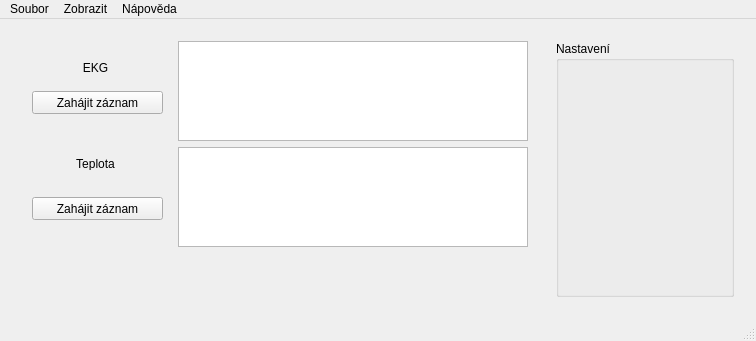
<?xml version="1.0" encoding="UTF-8"?>
<ui version="4.0">
 <class>MainWindow</class>
 <widget class="QMainWindow" name="MainWindow">
  <property name="geometry">
   <rect>
    <x>0</x>
    <y>0</y>
    <width>756</width>
    <height>341</height>
   </rect>
  </property>
  <property name="windowTitle">
   <string>E-health</string>
  </property>
  <widget class="QWidget" name="centralWidget">
   <layout class="QHBoxLayout" name="horizontalLayout">
    <item alignment="Qt::AlignTop">
     <widget class="QScrollArea" name="scrollArea">
      <property name="enabled">
       <bool>true</bool>
      </property>
      <property name="frameShape">
       <enum>QFrame::NoFrame</enum>
      </property>
      <property name="frameShadow">
       <enum>QFrame::Sunken</enum>
      </property>
      <property name="lineWidth">
       <number>1</number>
      </property>
      <property name="widgetResizable">
       <bool>true</bool>
      </property>
      <widget class="QWidget" name="scrollAreaWidgetContents_2">
       <property name="enabled">
        <bool>true</bool>
       </property>
       <property name="geometry">
        <rect>
         <x>0</x>
         <y>0</y>
         <width>532</width>
         <height>224</height>
        </rect>
       </property>
       <property name="sizePolicy">
        <sizepolicy hsizetype="Preferred" vsizetype="Preferred">
         <horstretch>0</horstretch>
         <verstretch>0</verstretch>
        </sizepolicy>
       </property>
       <layout class="QVBoxLayout" name="verticalLayout_3">
        <item alignment="Qt::AlignTop">
         <widget class="QWidget" name="widget_1" native="true">
          <property name="enabled">
           <bool>true</bool>
          </property>
          <property name="sizePolicy">
           <sizepolicy hsizetype="Preferred" vsizetype="Preferred">
            <horstretch>0</horstretch>
            <verstretch>0</verstretch>
           </sizepolicy>
          </property>
          <property name="minimumSize">
           <size>
            <width>0</width>
            <height>100</height>
           </size>
          </property>
          <property name="maximumSize">
           <size>
            <width>16777215</width>
            <height>100</height>
           </size>
          </property>
          <property name="cursor">
           <cursorShape>ArrowCursor</cursorShape>
          </property>
          <property name="autoFillBackground">
           <bool>false</bool>
          </property>
          <layout class="QHBoxLayout" name="horizontalLayout_2">
           <property name="leftMargin">
            <number>0</number>
           </property>
           <property name="topMargin">
            <number>0</number>
           </property>
           <property name="rightMargin">
            <number>0</number>
           </property>
           <property name="bottomMargin">
            <number>0</number>
           </property>
           <item>
            <widget class="QWidget" name="widget_5" native="true">
             <property name="minimumSize">
              <size>
               <width>150</width>
               <height>0</height>
              </size>
             </property>
             <property name="maximumSize">
              <size>
               <width>150</width>
               <height>16777215</height>
              </size>
             </property>
             <widget class="QPushButton" name="pushButton">
              <property name="geometry">
               <rect>
                <x>10</x>
                <y>50</y>
                <width>131</width>
                <height>23</height>
               </rect>
              </property>
              <property name="text">
               <string>Zahájit záznam</string>
              </property>
             </widget>
             <widget class="QLabel" name="label">
              <property name="geometry">
               <rect>
                <x>50</x>
                <y>20</y>
                <width>47</width>
                <height>13</height>
               </rect>
              </property>
              <property name="text">
               <string>EKG</string>
              </property>
              <property name="scaledContents">
               <bool>false</bool>
              </property>
              <property name="alignment">
               <set>Qt::AlignCenter</set>
              </property>
             </widget>
            </widget>
           </item>
           <item>
            <widget class="QGraphicsView" name="graphicsView">
             <property name="enabled">
              <bool>true</bool>
             </property>
             <property name="minimumSize">
              <size>
               <width>0</width>
               <height>100</height>
              </size>
             </property>
             <property name="maximumSize">
              <size>
               <width>16777215</width>
               <height>100</height>
              </size>
             </property>
             <property name="dragMode">
              <enum>QGraphicsView::NoDrag</enum>
             </property>
             <property name="cacheMode">
              <set>QGraphicsView::CacheNone</set>
             </property>
             <property name="viewportUpdateMode">
              <enum>QGraphicsView::MinimalViewportUpdate</enum>
             </property>
             <property name="rubberBandSelectionMode">
              <enum>Qt::ContainsItemShape</enum>
             </property>
            </widget>
           </item>
          </layout>
         </widget>
        </item>
        <item alignment="Qt::AlignTop">
         <widget class="QWidget" name="widget_2" native="true">
          <property name="minimumSize">
           <size>
            <width>0</width>
            <height>100</height>
           </size>
          </property>
          <property name="maximumSize">
           <size>
            <width>16777215</width>
            <height>100</height>
           </size>
          </property>
          <layout class="QHBoxLayout" name="horizontalLayout_3">
           <property name="leftMargin">
            <number>0</number>
           </property>
           <property name="topMargin">
            <number>0</number>
           </property>
           <property name="rightMargin">
            <number>0</number>
           </property>
           <property name="bottomMargin">
            <number>0</number>
           </property>
           <item>
            <widget class="QWidget" name="widget_6" native="true">
             <property name="minimumSize">
              <size>
               <width>150</width>
               <height>0</height>
              </size>
             </property>
             <property name="maximumSize">
              <size>
               <width>150</width>
               <height>16777215</height>
              </size>
             </property>
             <widget class="QPushButton" name="pushButton_2">
              <property name="geometry">
               <rect>
                <x>10</x>
                <y>50</y>
                <width>131</width>
                <height>23</height>
               </rect>
              </property>
              <property name="text">
               <string>Zahájit záznam</string>
              </property>
             </widget>
             <widget class="QLabel" name="label_2">
              <property name="geometry">
               <rect>
                <x>50</x>
                <y>10</y>
                <width>47</width>
                <height>13</height>
               </rect>
              </property>
              <property name="text">
               <string>Teplota</string>
              </property>
              <property name="scaledContents">
               <bool>false</bool>
              </property>
              <property name="alignment">
               <set>Qt::AlignCenter</set>
              </property>
             </widget>
            </widget>
           </item>
           <item>
            <widget class="QGraphicsView" name="graphicsView_2"/>
           </item>
          </layout>
         </widget>
        </item>
       </layout>
      </widget>
     </widget>
    </item>
    <item>
     <widget class="QWidget" name="widget_nast" native="true">
      <property name="sizePolicy">
       <sizepolicy hsizetype="Preferred" vsizetype="Preferred">
        <horstretch>0</horstretch>
        <verstretch>0</verstretch>
       </sizepolicy>
      </property>
      <property name="minimumSize">
       <size>
        <width>200</width>
        <height>0</height>
       </size>
      </property>
      <property name="maximumSize">
       <size>
        <width>200</width>
        <height>16777215</height>
       </size>
      </property>
      <layout class="QVBoxLayout" name="verticalLayout_2">
       <item>
        <widget class="QGroupBox" name="groupBox">
         <property name="title">
          <string>Nastavení</string>
         </property>
        </widget>
       </item>
      </layout>
     </widget>
    </item>
   </layout>
  </widget>
  <widget class="QMenuBar" name="menuBar">
   <property name="geometry">
    <rect>
     <x>0</x>
     <y>0</y>
     <width>756</width>
     <height>21</height>
    </rect>
   </property>
   <widget class="QMenu" name="menuSoubor">
    <property name="title">
     <string>Soubor</string>
    </property>
    <addaction name="actionZav_t"/>
   </widget>
   <widget class="QMenu" name="menuN_pov_da">
    <property name="title">
     <string>Nápověda</string>
    </property>
    <addaction name="actionO_aplikaci"/>
   </widget>
   <widget class="QMenu" name="menuZobrazit">
    <property name="title">
     <string>Zobrazit</string>
    </property>
    <addaction name="actionEKG"/>
    <addaction name="actionTeplota"/>
   </widget>
   <addaction name="menuSoubor"/>
   <addaction name="menuZobrazit"/>
   <addaction name="menuN_pov_da"/>
  </widget>
  <widget class="QStatusBar" name="statusBar"/>
  <action name="actionEKG">
   <property name="checkable">
    <bool>true</bool>
   </property>
   <property name="checked">
    <bool>true</bool>
   </property>
   <property name="text">
    <string>EKG</string>
   </property>
  </action>
  <action name="actionTeplota">
   <property name="checkable">
    <bool>true</bool>
   </property>
   <property name="checked">
    <bool>true</bool>
   </property>
   <property name="text">
    <string>Teplota</string>
   </property>
  </action>
  <action name="actionO_aplikaci">
   <property name="text">
    <string>O aplikaci</string>
   </property>
  </action>
  <action name="actionZav_t">
   <property name="enabled">
    <bool>true</bool>
   </property>
   <property name="text">
    <string>Zavřít</string>
   </property>
  </action>
 </widget>
 <layoutdefault spacing="6" margin="11"/>
 <resources/>
 <connections/>
</ui>
